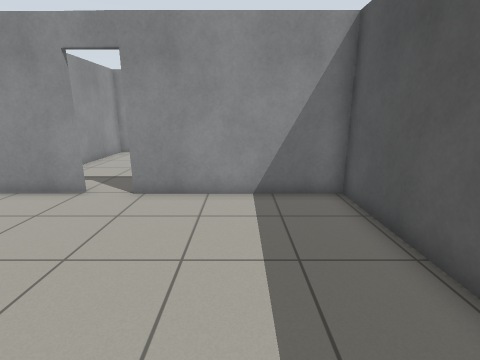
[1] (above)

17 first-person views from a walk through a Gazebo world. The camera is 1.2 m above the floor, tilts 14° down and sees 85° across. The floor is counted in squares, 0.5 m on a side. Each view is taken from the middle of a square. On the plan, view 1 faces up. The plan holds only what a view shows up to about 17 squares ahead; the rest is blank. The place goes on beyond the plan.

[2]
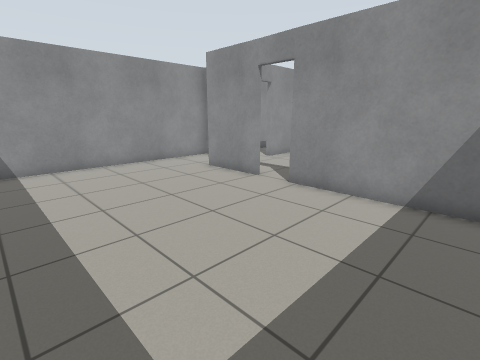

[3]
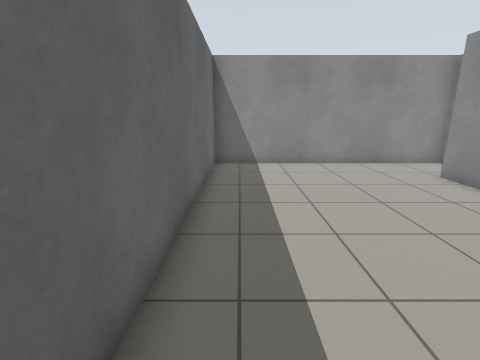

[4]
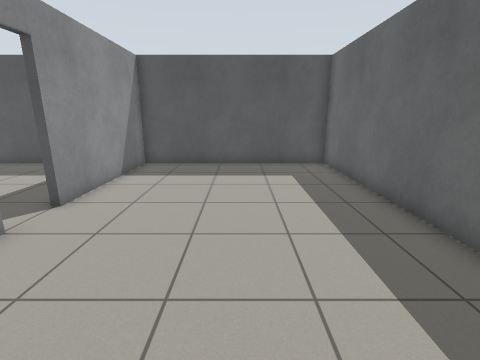

[5]
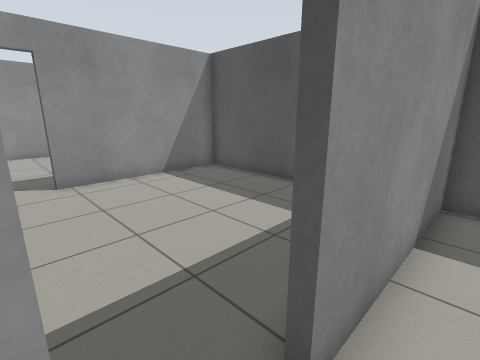

[6]
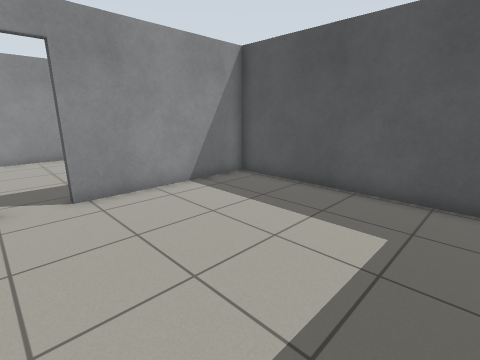

[7]
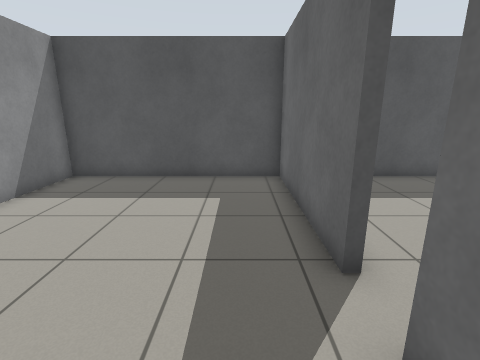

[8]
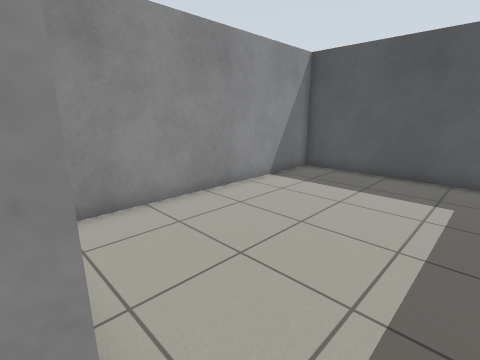

[9]
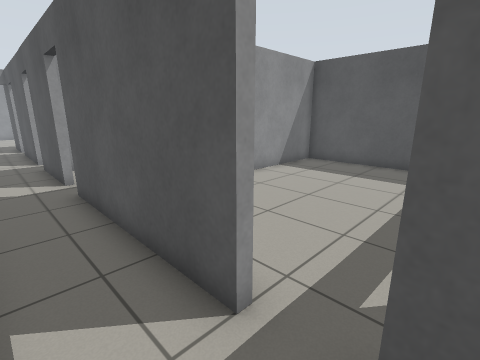

[10]
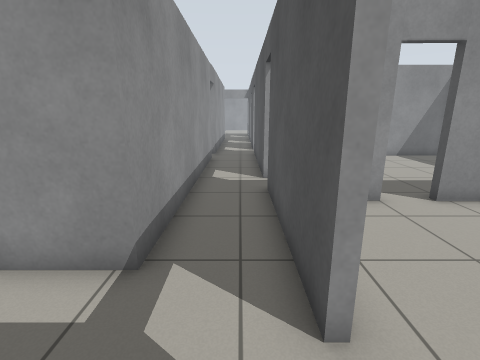

[11]
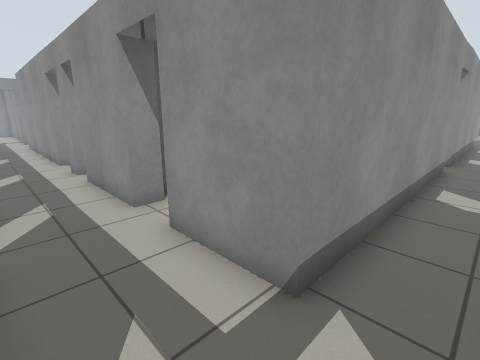

[12]
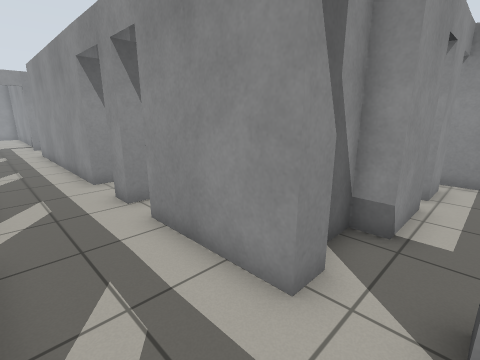

[13]
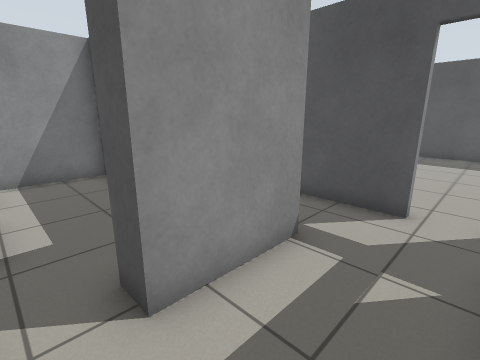

[14]
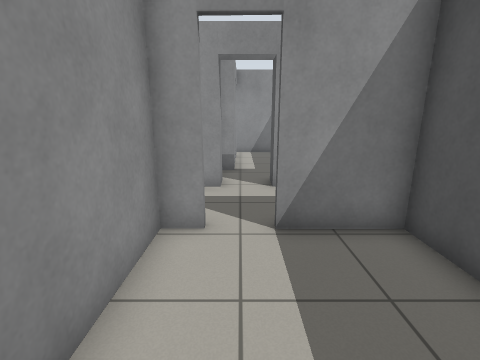

[15]
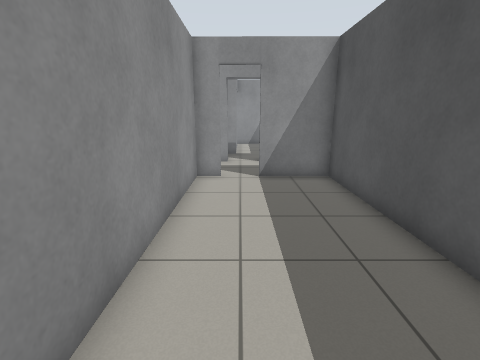

[16]
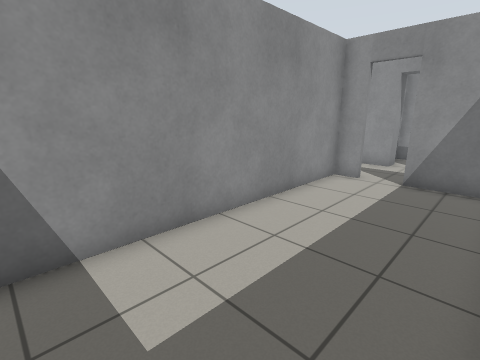

[17]
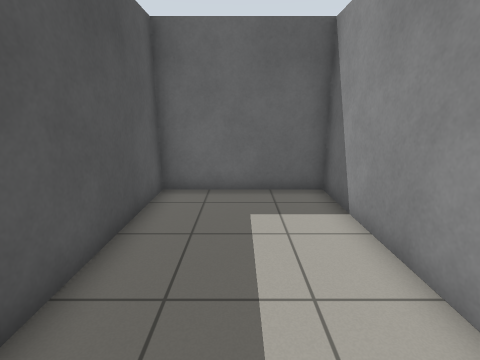

### Floor plan
Points are (right, up) in squares from view 1. A wall is a line through its corners. A room is listed if a view was taken in it or the views show most of it. See-through windows are left out.
Room 1 (views 1, 2, 3, 4, 5)
walls: (-4.9, 7.8) (-8.1, 7.8); (-11.2, 10.2) (-11.2, -1.3) (3.2, -1.3) (3.2, 7.8) (-3.4, 7.8)
ways out: opening at (-4, 8) to room 2; opening at (-9, 10) to room 4
Room 2 (view 6)
walls: (-4.9, 17.1) (-5.4, 17.1); (-7.1, 17.1) (-7.8, 17.1) (-7.8, 12.2); (3.2, 9) (3.2, 17.1) (-3.3, 17.1)
ways out: opening at (-4, 8) to room 1; opening at (-4, 17) to room 3; opening at (-8, 11.5) to room 4
Room 3 (views 7, 8)
walls: (-3.3, 17.1) (-3.3, 17.4) (3.2, 17.4) (3.2, 25.7) (-6.8, 25.7); (-5.6, 17.4) (-4.9, 17.4)
ways out: opening at (-4, 17) to room 2; opening at (-8, 19) to room 4
Room 4 (views 9, 10, 11, 12, 13)
walls: (-8.1, 12.2) (-8.1, 18.5); (-8.1, 19.9) (-8.1, 26.9); (-15.7, 13.7) (-19.8, 13.7); (-10.6, 25) (-10.6, 13.7) (-13.9, 13.7); (-8.1, 28.4) (-8.1, 30.5); (-10.6, 30.5) (-10.6, 26.4)
ways out: opening at (-9, 10) to room 1; opening at (-8, 11.5) to room 2; opening at (-8, 19) to room 3; opening at (-15, 10) to room 5; opening at (-21.5, 12); opening at (-15, 14.5)
Room 5 (views 14, 15, 16, 17)
walls: (-15.8, 10.2) (-16.7, 10.2) (-16.7, -1.3) (-11.5, -1.3) (-11.5, 10.2) (-14.2, 10.2)
ways out: opening at (-15, 10) to room 4

Where each view was taken, in squares from view 1:
view 1: 0 up, 0 right, facing up
view 2: 0 up, 2 right, facing up-left
view 3: 0 up, 2 right, facing left
view 4: 3 up, 10 left, facing right
view 5: 7 up, 5 left, facing up-right
view 6: 9 up, 5 left, facing up-right
view 7: 19 up, 7 left, facing right
view 8: 19 up, 8 left, facing up-right
view 9: 18 up, 10 left, facing up-right
view 10: 10 up, 9 left, facing up
view 11: 11 up, 9 left, facing up-left
view 12: 11 up, 14 left, facing up-left
view 13: 11 up, 15 left, facing up-right
view 14: 5 up, 15 left, facing up
view 15: 0 up, 15 left, facing up
view 16: 0 up, 12 left, facing up-left
view 17: 7 up, 14 left, facing down
